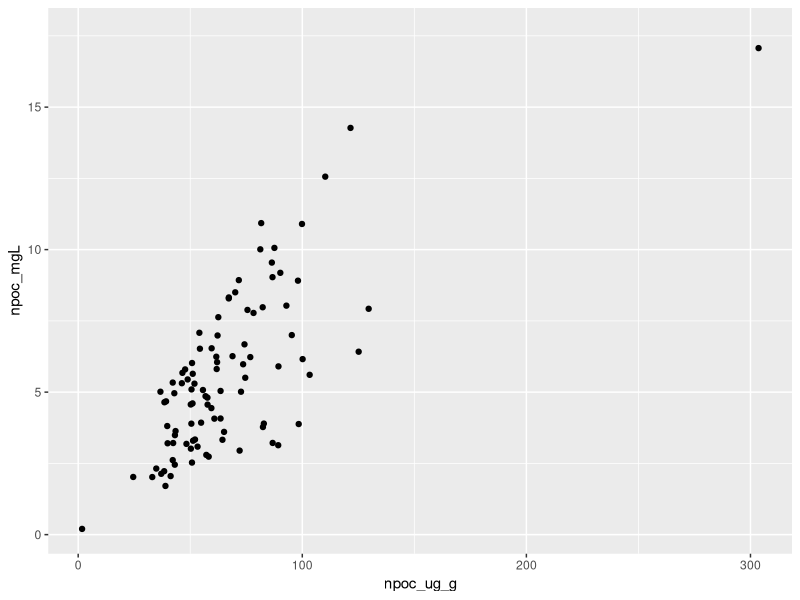
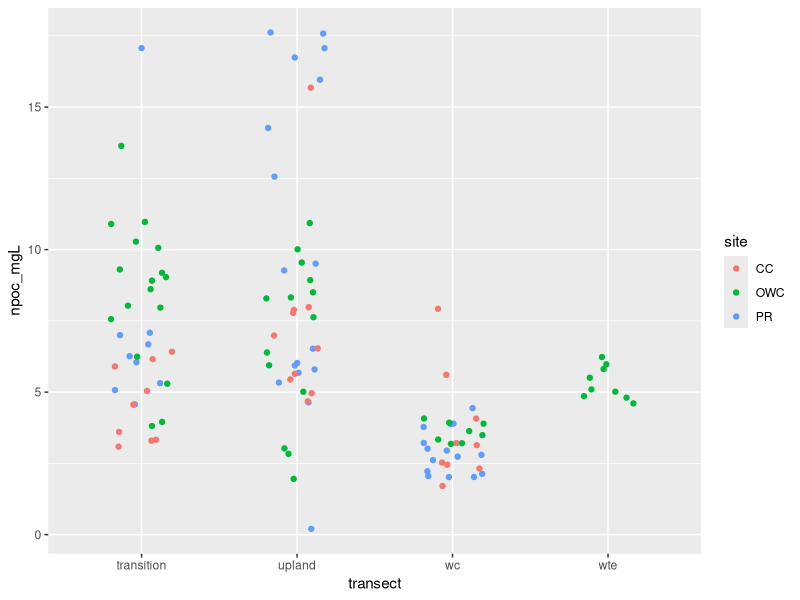
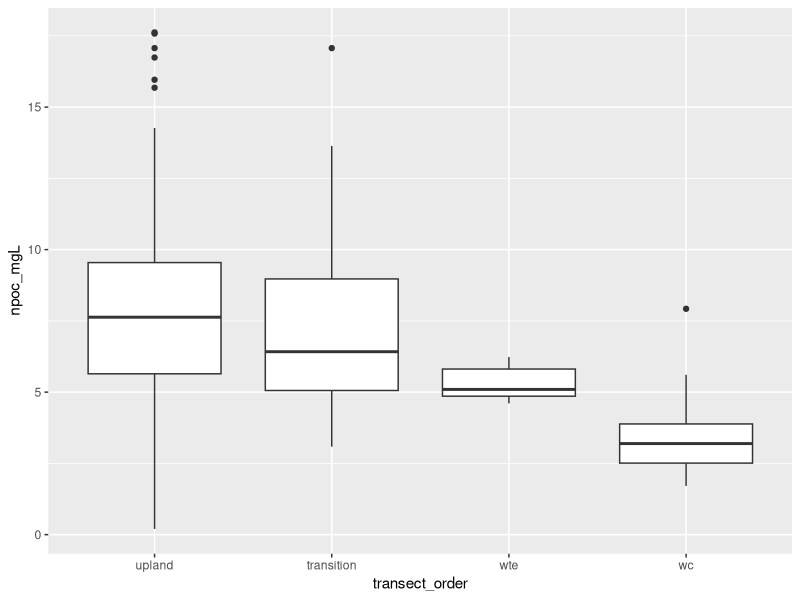
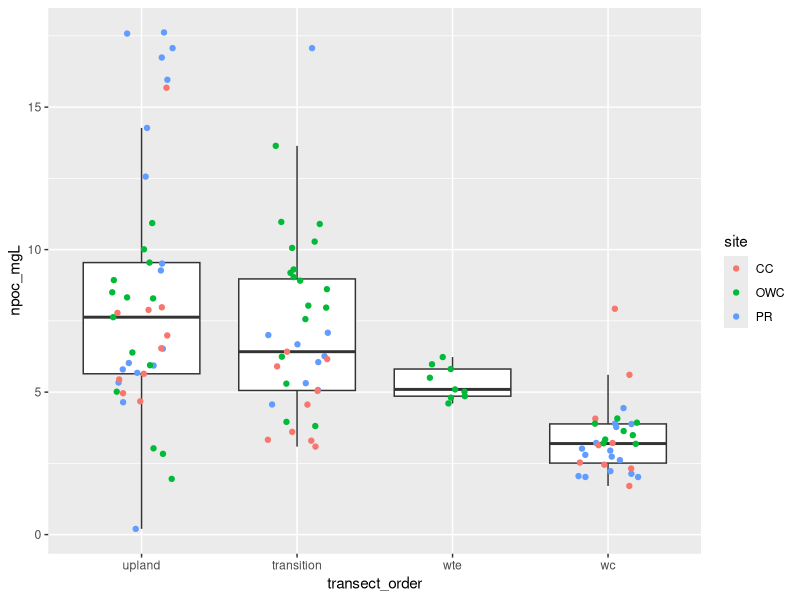
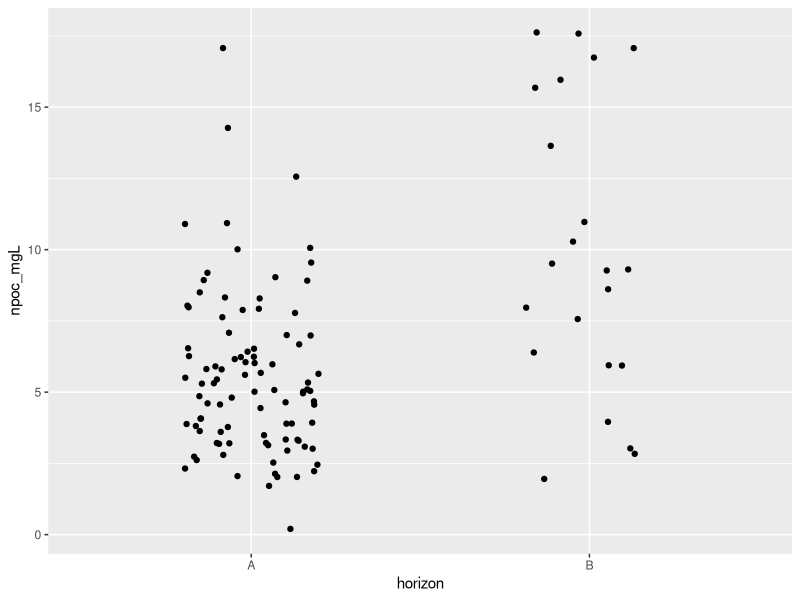
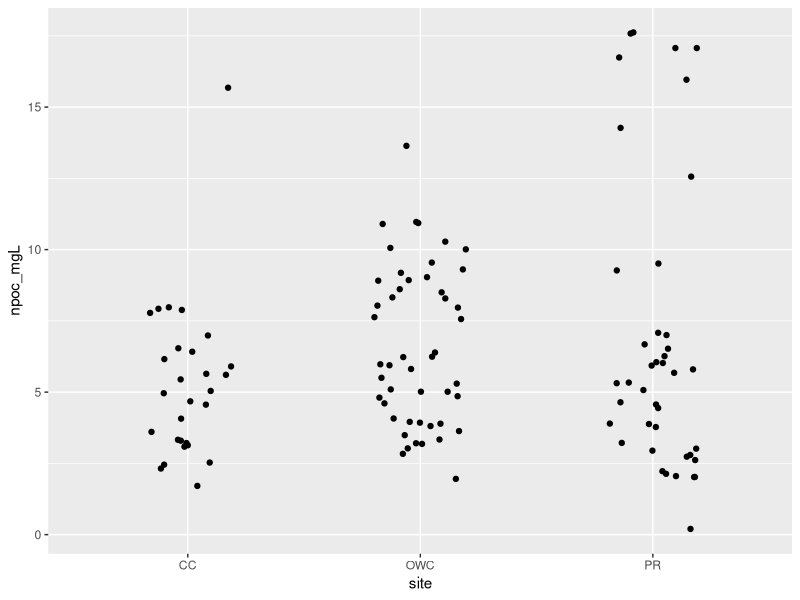

Source code (R) for these figures, in order:
### Preliminary WSOC Analysis (NPOC/DOC)
## 7/19/22
## JIM

##LOAD PACKAGES
library(tidyverse)

#--------------------------------------------------#

##LOAD FILES - processed at PNNL

# data file
wsoc = read.csv("data/cmps_data/weoc.csv")
# sample key
sample_key = read.csv("data/cmps_data/sample_key.csv") 
# check loaded files 
View(wsoc)
View(sample_key)

##REMOVE VACUUM FILTERED SAMPLES

wsoc = 
  wsoc %>% 
  filter(notes != "vacuum-filtered") %>%
  arrange(sample_label)
# check filtered files 
View(wsoc)

##MERGE DATA AND SAMPLE KEY

wsoc = 
  wsoc %>% 
  left_join(sample_key, by = "sample_label")
#check merged file
View(wsoc)

##FILTER ANY OUTLIERS



## GRAPHS
transect_order = factor(wsoc$transect, level = c('upland','transition','wte','wc'))
#screwing around w/ visualizations 
ggplot(wsoc, aes(npoc_ug_g,npoc_mgL)) +
  geom_point()

ggplot(wsoc, aes(transect,npoc_mgL)) +
  geom_jitter(width = .2,aes(color = site))

ggplot(wsoc, aes(transect_order,npoc_mgL)) +
  geom_boxplot()

ggplot(wsoc, aes(transect_order,npoc_mgL)) +
  geom_boxplot(outlier.alpha = 0)+ 
  geom_jitter(width = .2,aes(color = site))

ggplot(wsoc, aes(horizon,npoc_mgL)) +
  geom_jitter(width = 0.2)

ggplot(wsoc, aes(site,npoc_mgL)) +
  geom_jitter(width = 0.2)


